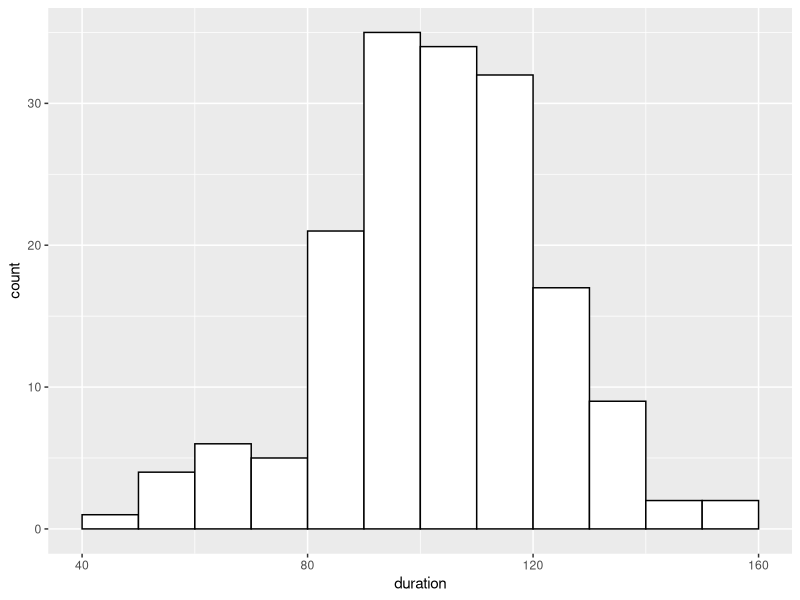
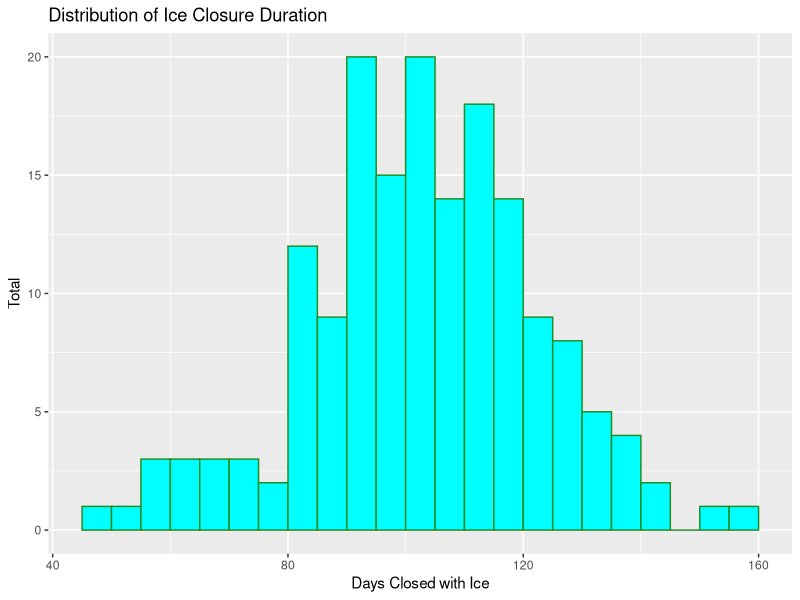
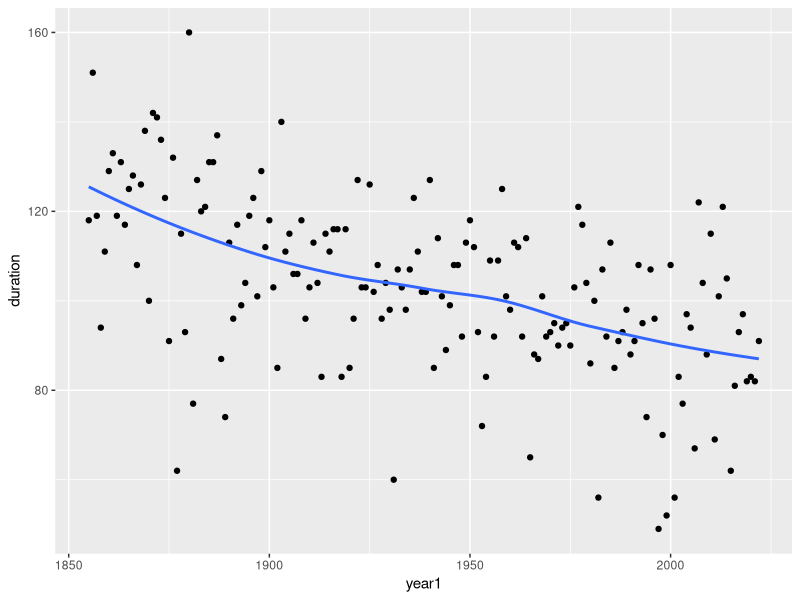
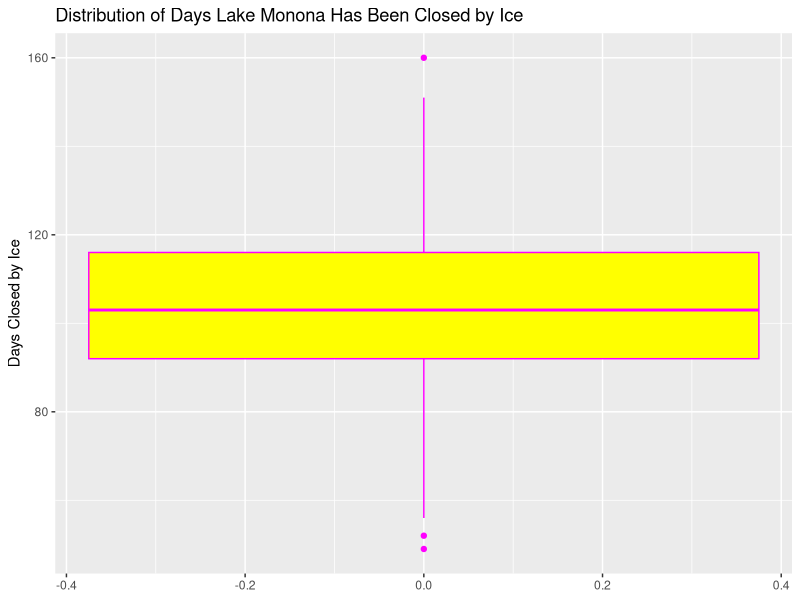
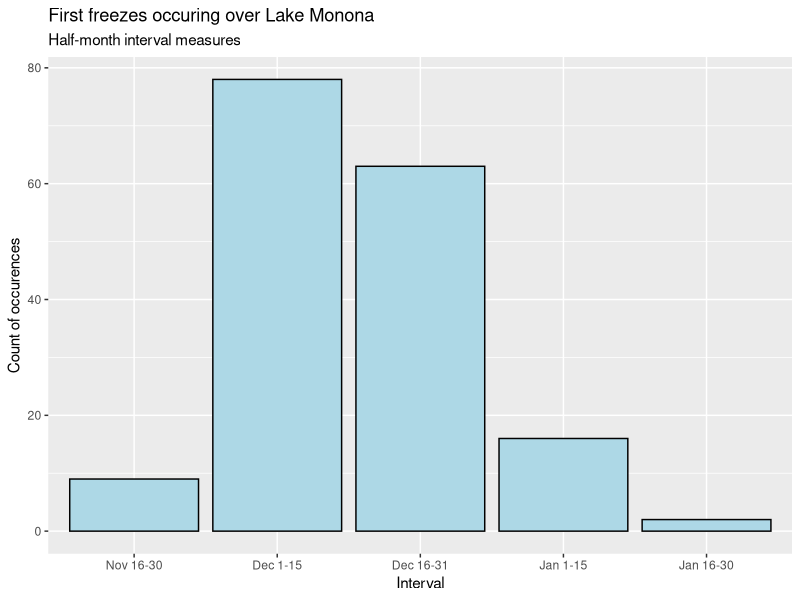
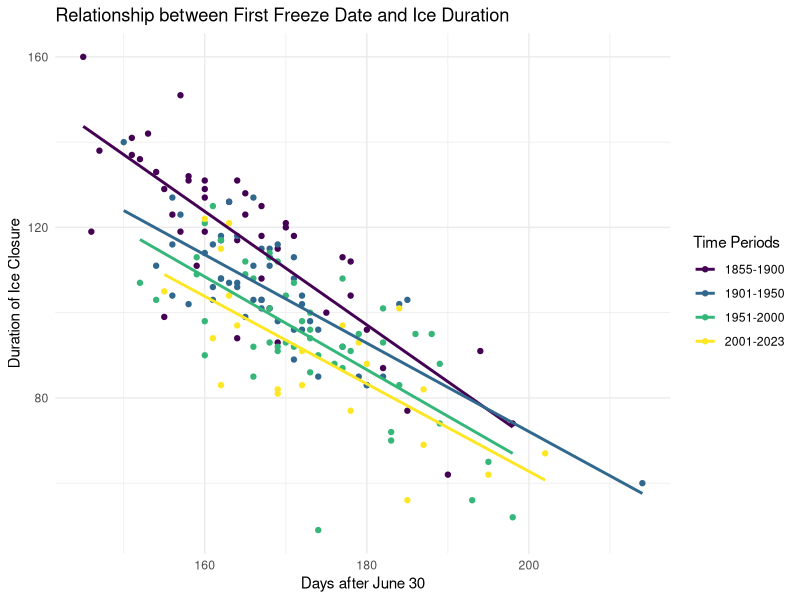
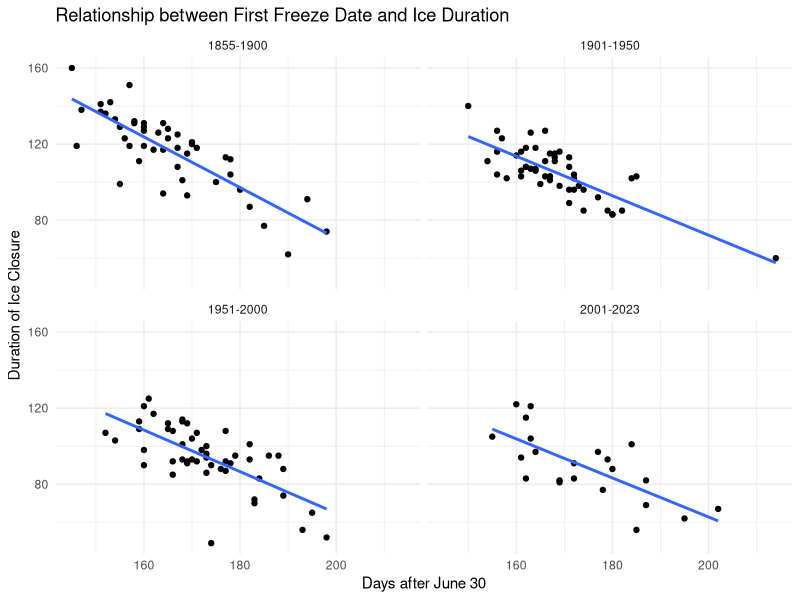

Here is the R script that generated these plots, in order:
## ---- chunk 1
knitr::opts_chunk$set(echo = TRUE, message=FALSE, error = TRUE,
                      fig.height = 4)
library(tidyverse)
library(lubridate)
library(viridisLite)
## ---- chunk 2
## The echo = FALSE argument to this chunk
##   means that the code will not appear in the output
##   but the code will run so that the data is in the session

## Read Lake Monona data
## Change the order of ff_cat from alphabetical to calendar order
## We will see code like this during week 3 of the course
monona = read_csv("../../data/lake-monona-winters-2023.csv") %>% 
  mutate(ff_cat = reorder(ff_cat, ff_x))
## ---- chunk 3
ggplot(monona, aes(x=duration)) +
  geom_histogram(boundary = 0, binwidth = 10,
                 color = "black", fill = "white")
## ---- chunk 4
count_winters = monona %>%
  filter(duration >= 40 & duration <= 70) %>%
  nrow()

count_winters # 11 winters
## ---- chunk 5
ggplot(monona, aes(x = duration)) +
  geom_histogram(boundary=70,
                 binwidth=5,
                 fill="cyan",
                 color="forestgreen") +
  labs(x = "Days Closed with Ice",
       y = "Total",
       title = "Distribution of Ice Closure Duration")
## ---- chunk 6
ggplot(monona, aes(x = year1, y = duration)) +
  geom_point() +
  geom_smooth(se=FALSE)
## ---- chunk 7
ggplot(monona, aes(y=duration)) +
  geom_boxplot(fill="yellow", color="magenta")+
  labs(y = "Days Closed by Ice",
       title = "Distribution of Days Lake Monona Has Been Closed by Ice")
## ---- chunk 8
# - ff_cat --- a categorical variable of the half-month of the first freeze

ggplot(monona, aes(x=ff_cat)) + 
  geom_bar(fill="lightblue", color="black")+
  labs(title="First freezes occuring over Lake Monona",
       subtitle = "Half-month interval measures",
       x = "Interval",
       y = "Count of occurences")

## ---- chunk 9
ggplot(monona, aes(x = ff_x, y = duration, color = period50)) +
  geom_point() +
  geom_smooth(se = FALSE, method = "lm") +
  scale_color_viridis_d(name = "Time Periods") + # renamed legend
  labs(
    title = "Relationship between First Freeze Date and Ice Duration", 
    x = "Days after June 30",
    y = "Duration of Ice Closure") +
  theme_minimal()
## ---- chunk 10
ggplot(monona, aes(x = ff_x, y = duration)) +
  geom_point() +
  geom_smooth(se = FALSE, method = "lm") +
  facet_wrap(~ period50, ncol = 2) +  # Use period50 to create facets, with 2 columns
  labs(
    title = "Relationship between First Freeze Date and Ice Duration", 
    x = "Days after June 30",
    y = "Duration of Ice Closure"
  ) +
  theme_minimal()
